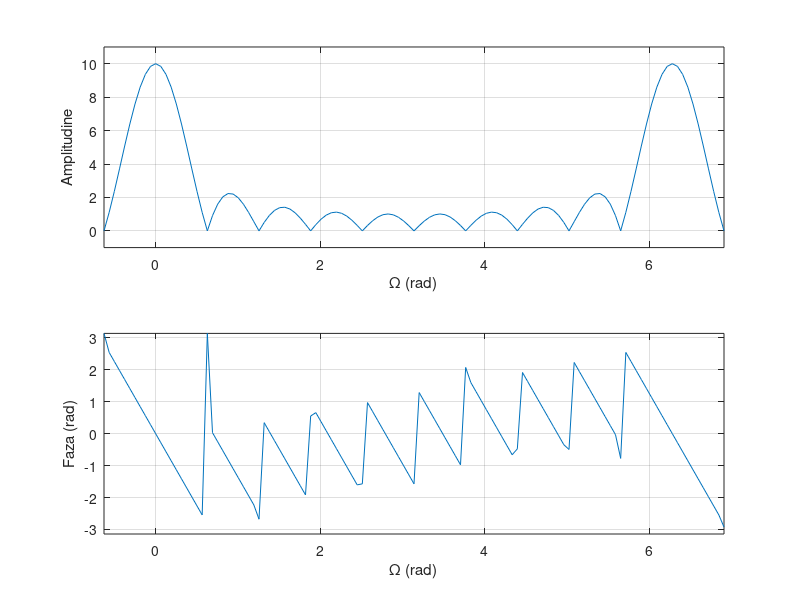

Write MATLAB code to recreate this figure.
% Calculul transformatei Fourier in timp discret
clear all;
xn = ones(1,10); % semnalul x[n]
puteri=linspace(0,9,10); %puterile exponentialei din formula transformatei Fourier in timp discret (n)
Omega = [-0.1:0.01:1.1]*2*pi; %vectorul 'Omega' necesar calcului transformatei Fourier în timp discret
TFTD= sum(exp(-1i*puteri'*Omega),1); %transformata fourier în timp discret
%TFTD = sin(5*Omega)./sin(0.5*Omega).*exp(-1i*4.5*Omega); %transformata
%fourier în timp discret metoda alternativa de calcul folosind
%proprietatile seriilor in progresie geometrica
% Grafic
figure(1)
subplot(211);
plot(Omega,abs(TFTD)); grid;
axis([-0.2*pi,2.2*pi,-1,11]);
xlabel('\Omega (rad)');
ylabel('Amplitudine')
subplot(212)
plot(Omega,angle(TFTD)); grid;
axis([-0.2*pi,2.2*pi,-pi,pi]);
xlabel('\Omega (rad)');
ylabel('Faza (rad)');